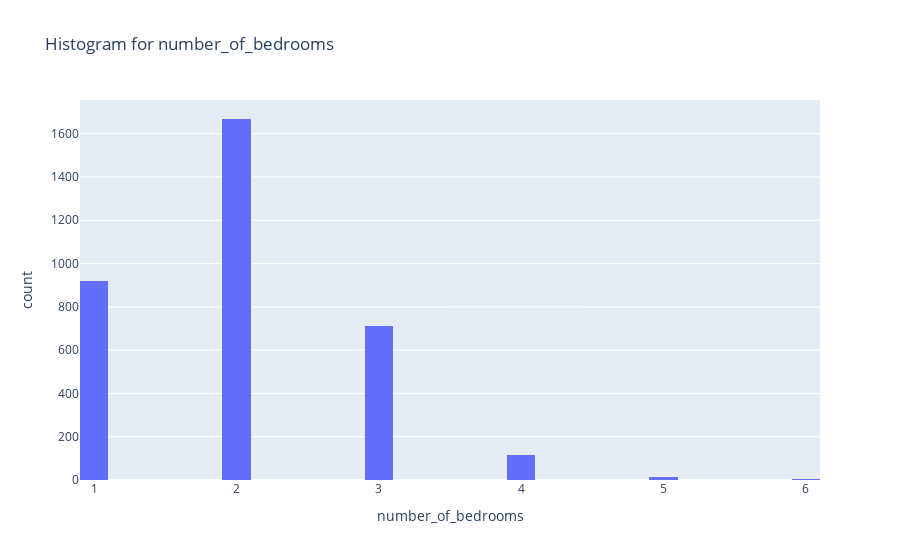
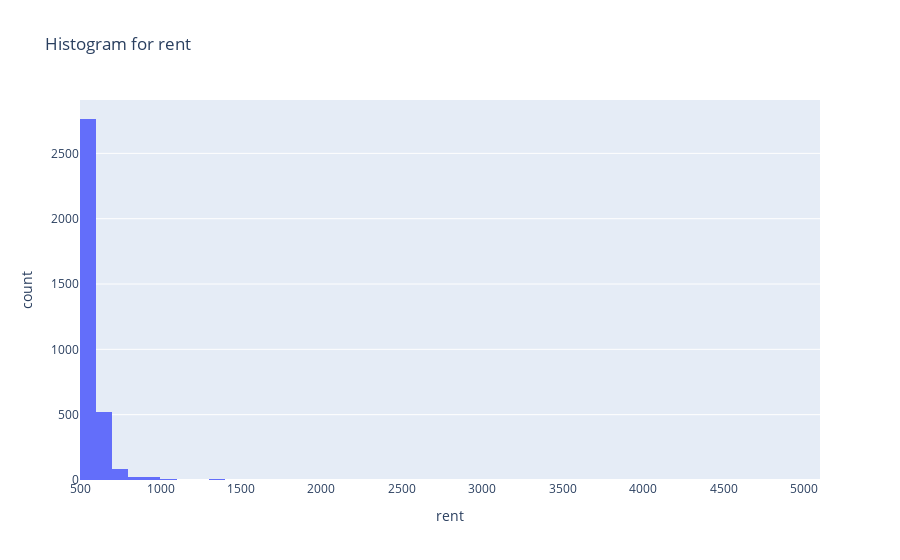
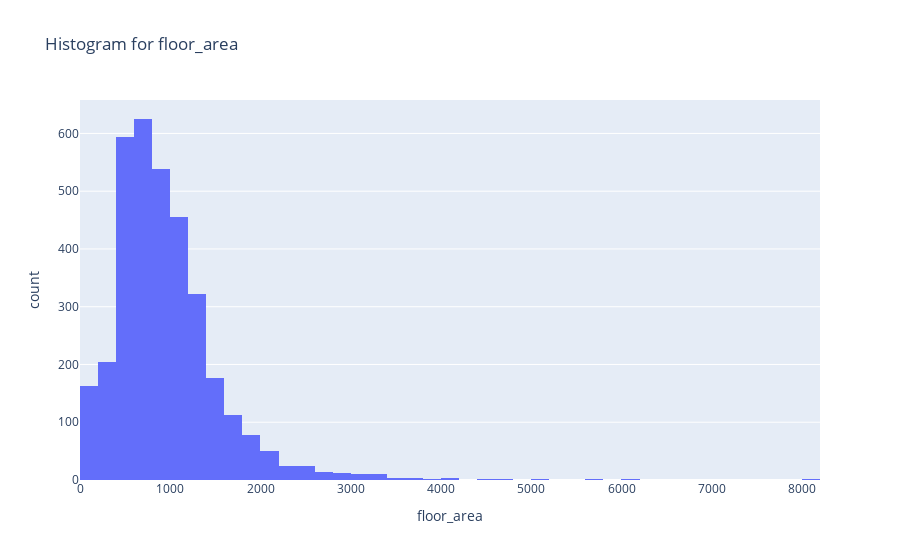
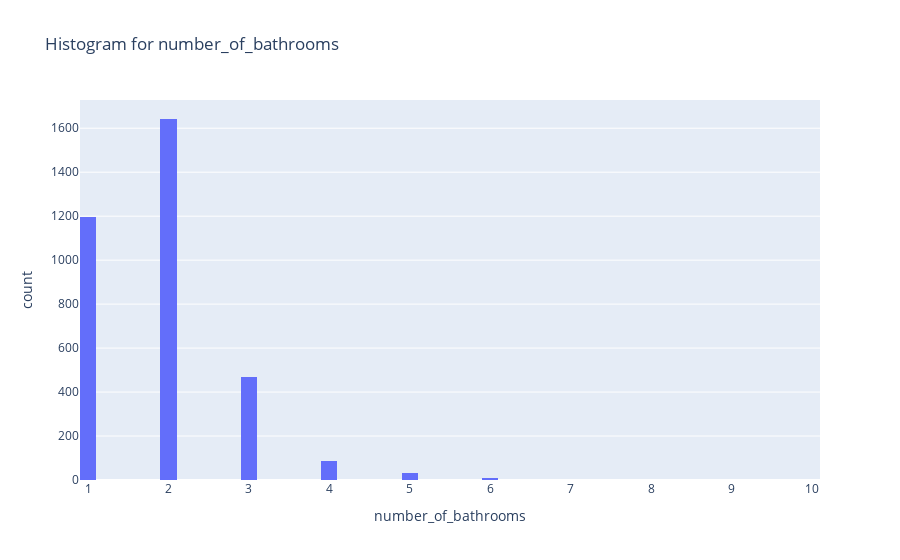

The code cell stored with these charts, in order, in its notebook:
### Markdown cell above
* Seems like some columns have outliers

### Code cell
# visualizing the features
for column in numerical_features.columns:
    # Create an interactive histogram for each feature
    fig = px.histogram(numerical_features, x=column, title=f"Histogram for {column}",
                       labels={column: column, 'count': 'Frequency'}, nbins=50)
    fig.show()

### Figure 1 — Plotly figure (JSON) as saved in the notebook; plotly's stock layout.template omitted (floating-point values rounded to 4 significant figures; data arrays with more than 128 entries replaced by an {"elided": "..."} marker saying what was removed)
{"data": [{"bingroup": "x", "hovertemplate": "number_of_bedrooms=%{x}<br>count=%{y}<extra></extra>", "legendgroup": "", "marker": {"color": "#636efa", "pattern": {"shape": ""}}, "name": "", "nbinsx": 50, "orientation": "v", "showlegend": false, "type": "histogram", "x": {"elided": "3434 int values"}, "xaxis": "x", "yaxis": "y"}], "layout": {"barmode": "relative", "legend": {"tracegroupgap": 0}, "title": {"text": "Histogram for number_of_bedrooms"}, "xaxis": {"anchor": "y", "domain": [0, 1], "title": {"text": "number_of_bedrooms"}}, "yaxis": {"anchor": "x", "domain": [0, 1], "title": {"text": "count"}}}}

### Figure 2 — Plotly figure (JSON) as saved in the notebook; plotly's stock layout.template omitted (floating-point values rounded to 4 significant figures; data arrays with more than 128 entries replaced by an {"elided": "..."} marker saying what was removed)
{"data": [{"bingroup": "x", "hovertemplate": "rent=%{x}<br>count=%{y}<extra></extra>", "legendgroup": "", "marker": {"color": "#636efa", "pattern": {"shape": ""}}, "name": "", "nbinsx": 50, "orientation": "v", "showlegend": false, "type": "histogram", "x": {"elided": "3434 float values"}, "xaxis": "x", "yaxis": "y"}], "layout": {"barmode": "relative", "legend": {"tracegroupgap": 0}, "title": {"text": "Histogram for rent"}, "xaxis": {"anchor": "y", "domain": [0, 1], "title": {"text": "rent"}}, "yaxis": {"anchor": "x", "domain": [0, 1], "title": {"text": "count"}}}}

### Figure 3 — Plotly figure (JSON) as saved in the notebook; plotly's stock layout.template omitted (floating-point values rounded to 4 significant figures; data arrays with more than 128 entries replaced by an {"elided": "..."} marker saying what was removed)
{"data": [{"bingroup": "x", "hovertemplate": "floor_area=%{x}<br>count=%{y}<extra></extra>", "legendgroup": "", "marker": {"color": "#636efa", "pattern": {"shape": ""}}, "name": "", "nbinsx": 50, "orientation": "v", "showlegend": false, "type": "histogram", "x": {"elided": "3434 int values"}, "xaxis": "x", "yaxis": "y"}], "layout": {"barmode": "relative", "legend": {"tracegroupgap": 0}, "title": {"text": "Histogram for floor_area"}, "xaxis": {"anchor": "y", "domain": [0, 1], "title": {"text": "floor_area"}}, "yaxis": {"anchor": "x", "domain": [0, 1], "title": {"text": "count"}}}}

### Figure 4 — Plotly figure (JSON) as saved in the notebook; plotly's stock layout.template omitted (floating-point values rounded to 4 significant figures; data arrays with more than 128 entries replaced by an {"elided": "..."} marker saying what was removed)
{"data": [{"bingroup": "x", "hovertemplate": "number_of_bathrooms=%{x}<br>count=%{y}<extra></extra>", "legendgroup": "", "marker": {"color": "#636efa", "pattern": {"shape": ""}}, "name": "", "nbinsx": 50, "orientation": "v", "showlegend": false, "type": "histogram", "x": {"elided": "3434 int values"}, "xaxis": "x", "yaxis": "y"}], "layout": {"barmode": "relative", "legend": {"tracegroupgap": 0}, "title": {"text": "Histogram for number_of_bathrooms"}, "xaxis": {"anchor": "y", "domain": [0, 1], "title": {"text": "number_of_bathrooms"}}, "yaxis": {"anchor": "x", "domain": [0, 1], "title": {"text": "count"}}}}
